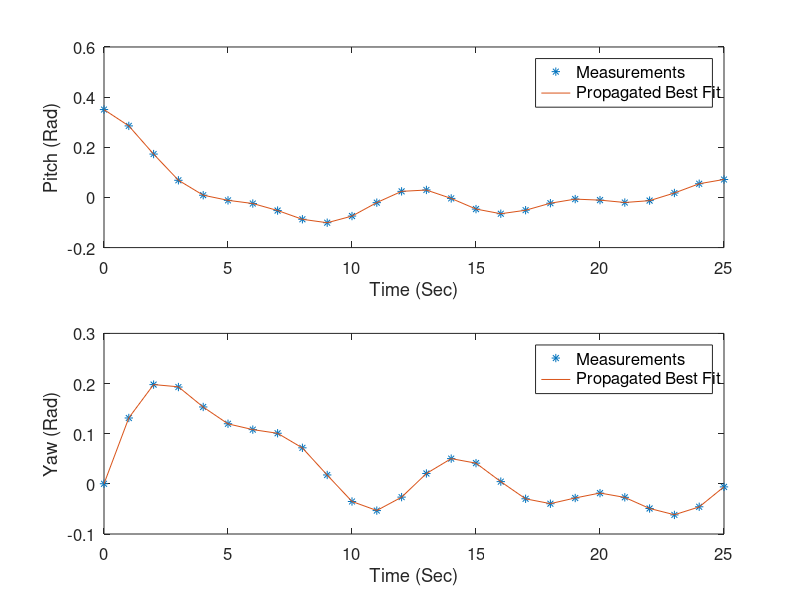

Write MATLAB code to recreate this figure.
% This example uses nonlinear least squares to determine  
% the coefficients of an inertially and aerodynamically
% symmetric projectile. It outputs the iteration results, 
% values for the cost function and final sigma values. 
% The program provides a plot of the measurements and 
% best fits.

% Optimal Estimation of Dynamic Systems (2nd ed.) by Crassidis and Junkins
% Example 1.8

% Written by John L. Crassidis 9/03

% Other Required Routines: none

% True Values
k1=0.2;k2=0.1;k3=0.05;k4=0.0001;k5=0.0001;
lam1=-0.1;lam2=-0.05;lam3=-0.025;
w1=0.25;w2=0.5;w3=1.0;
d1=0;d2=0;d3=0;

% Measurements
t=[0:1:25]';m=length(t);
theta=k1*exp(lam1*t).*cos(w1*t+d1)+k2*exp(lam2*t).*cos(w2*t+d2) ...
     +k3*exp(lam3*t).*cos(w3*t+d3)+k4;

psi=k1*exp(lam1*t).*sin(w1*t+d1)+k2*exp(lam2*t).*sin(w2*t+d2) ...
   +k3*exp(lam3*t).*sin(w3*t+d3)+k5;

thetam=theta+0.0002*randn(m,1);
psim=psi+0.0002*randn(m,1);
ym=[thetam;psim];

% Optimal Weight
w=1e8*0.25*eye(length(ym));

% Initial Conditions
xc=[0.5;0.25;0.125;0;0;-0.15;-0.06;-0.03;0.26;0.55;0.95;0.01;0.01;0.01];
dx=ones(14,1);i=1;clear xe;xe(1,:)=xc';

% Nonlinear Least Squares
while norm(dx)>1e-6,

i=i+1;if (i > 50), break, end

k1e=xc(1);k2e=xc(2);k3e=xc(3);k4e=xc(4);k5e=xc(5);
lam1e=xc(6);lam2e=xc(7);lam3e=xc(8);
w1e=xc(9);w2e=xc(10);w3e=xc(11);
d1e=xc(12);d2e=xc(13);d3e=xc(14);

thetae=k1e*exp(lam1e*t).*cos(w1e*t+d1e)+k2e*exp(lam2e*t).*cos(w2e*t+d2e) ...
      +k3e*exp(lam3e*t).*cos(w3e*t+d3e)+k4e;

psie=k1e*exp(lam1e*t).*sin(w1e*t+d1e)+k2e*exp(lam2e*t).*sin(w2e*t+d2e) ...
    +k3e*exp(lam3e*t).*sin(w3e*t+d3e)+k5e;

h=[exp(lam1e*t).*cos(w1e*t+d1e) ...
   exp(lam2e*t).*cos(w2e*t+d2e) ...
   exp(lam3e*t).*cos(w3e*t+d3e) ones(m,1) zeros(m,1) ...
   k1e*t.*exp(lam1e*t).*cos(w1e*t+d1e) ...
   k2e*t.*exp(lam2e*t).*cos(w2e*t+d2e) ...
   k3e*t.*exp(lam3e*t).*cos(w3e*t+d3e) ...
   -k1e*t.*exp(lam1e*t).*sin(w1e*t+d1e) ...
   -k2e*t.*exp(lam2e*t).*sin(w2e*t+d2e) ...
   -k3e*t.*exp(lam3e*t).*sin(w3e*t+d3e) ...
   -k1e*exp(lam1e*t).*sin(w1e*t+d1e) ...
   -k2e*exp(lam2e*t).*sin(w2e*t+d2e) ...
   -k3e*exp(lam3e*t).*sin(w3e*t+d3e)
   exp(lam1e*t).*sin(w1e*t+d1e) ...
   exp(lam2e*t).*sin(w2e*t+d2e) ...
   exp(lam3e*t).*sin(w3e*t+d3e) zeros(m,1)  ones(m,1) ...
   k1e*t.*exp(lam1e*t).*sin(w1e*t+d1e) ...
   k2e*t.*exp(lam2e*t).*sin(w2e*t+d2e) ...
   k3e*t.*exp(lam3e*t).*sin(w3e*t+d3e) ...
   k1e*t.*exp(lam1e*t).*cos(w1e*t+d1e) ...
   k2e*t.*exp(lam2e*t).*cos(w2e*t+d2e) ...
   k3e*t.*exp(lam3e*t).*cos(w3e*t+d3e) ...
   k1e*exp(lam1e*t).*cos(w1e*t+d1e) ...
   k2e*exp(lam2e*t).*cos(w2e*t+d2e) ...
   k3e*exp(lam3e*t).*cos(w3e*t+d3e)];

dy=ym-[thetae;psie];

cost(i)=.25e8*dy'*dy*0.5;
dx=inv(h'*w*h)*h'*w*dy;
xc=xc+dx;
xe(i,:)=xc';

end

% Show Iterations and Results
iteration_results=xe
disp(' Press any key to continue')
disp(' ')
pause
cost_fun=cost
disp(' Press any key to continue')
pause
disp(' ')
sigma=diag(inv(h'*w*h)).^(0.5)

% Plot Results
subplot(211)
plot(t,thetam,'*',t,thetae)
set(gca,'fontsize',12)
axis([0 25 -0.2 0.6])
set(gca,'xtick',[0 5 10 15 20 25])
set(gca,'ytick',[-0.2 0 0.2 0.4 0.6])
ylabel('Pitch (Rad)')
xlabel('Time (Sec)')
ax=legend('Measurements','Propagated Best Fit');
leg=findobj(ax,'type','text');
set(leg,'FontUnits','points','fontsize',12);
subplot(212)
plot(t,psim,'*',t,psie)
set(gca,'fontsize',12)
axis([0 25 -0.1 0.3])
set(gca,'xtick',[0 5 10 15 20 25])
set(gca,'ytick',[-0.1 0 0.1 0.2 0.3])
ylabel('Yaw (Rad)')
xlabel('Time (Sec)')
ax=legend('Measurements','Propagated Best Fit');
leg=findobj(ax,'type','text');
set(leg,'FontUnits','points','fontsize',12);